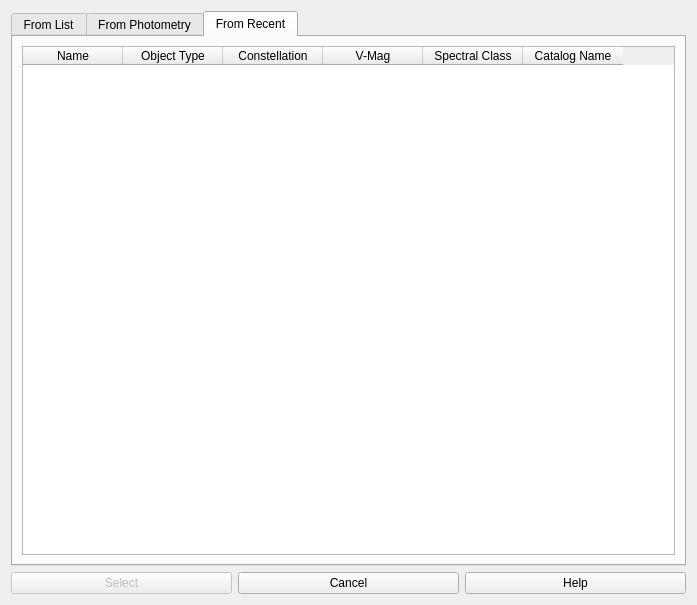
<?xml version="1.0" encoding="UTF-8"?>
<ui version="4.0">
 <class>Dialog</class>
 <widget class="QDialog" name="Dialog">
  <property name="windowModality">
   <enum>Qt::WindowModal</enum>
  </property>
  <property name="geometry">
   <rect>
    <x>0</x>
    <y>0</y>
    <width>697</width>
    <height>605</height>
   </rect>
  </property>
  <property name="windowTitle">
   <string>Dialog</string>
  </property>
  <property name="windowIcon">
   <iconset resource="../VSOP.qrc">
    <normaloff>:/images/BtnPhotometry.bmp</normaloff>:/images/BtnPhotometry.bmp</iconset>
  </property>
  <property name="locale">
   <locale language="English" country="Australia"/>
  </property>
  <property name="modal">
   <bool>true</bool>
  </property>
  <layout class="QGridLayout" name="gridLayout">
   <item row="0" column="0" colspan="3">
    <widget class="QTabWidget" name="tabWidget">
     <property name="currentIndex">
      <number>2</number>
     </property>
     <widget class="QWidget" name="LIST">
      <attribute name="title">
       <string>From List</string>
      </attribute>
      <layout class="QGridLayout" name="gridLayout_2">
       <item row="0" column="0" rowspan="3" colspan="2">
        <widget class="QGroupBox" name="groupStarType">
         <property name="sizePolicy">
          <sizepolicy hsizetype="Fixed" vsizetype="Preferred">
           <horstretch>0</horstretch>
           <verstretch>0</verstretch>
          </sizepolicy>
         </property>
         <property name="title">
          <string>Photometry Standards/Variables</string>
         </property>
         <property name="checkable">
          <bool>true</bool>
         </property>
         <layout class="QGridLayout" name="gridLayout_3">
          <item row="1" column="0">
           <widget class="QRadioButton" name="radioPrimary">
            <property name="sizePolicy">
             <sizepolicy hsizetype="Fixed" vsizetype="Fixed">
              <horstretch>0</horstretch>
              <verstretch>0</verstretch>
             </sizepolicy>
            </property>
            <property name="text">
             <string>Primary Standard</string>
            </property>
            <property name="checked">
             <bool>true</bool>
            </property>
           </widget>
          </item>
          <item row="3" column="0">
           <widget class="QRadioButton" name="radioCousins">
            <property name="text">
             <string>Cousins Standard</string>
            </property>
           </widget>
          </item>
          <item row="1" column="1">
           <widget class="QRadioButton" name="radioLandolt">
            <property name="sizePolicy">
             <sizepolicy hsizetype="Fixed" vsizetype="Fixed">
              <horstretch>0</horstretch>
              <verstretch>0</verstretch>
             </sizepolicy>
            </property>
            <property name="text">
             <string>Landolt Standard</string>
            </property>
           </widget>
          </item>
          <item row="2" column="1">
           <widget class="QRadioButton" name="radioAAVSO">
            <property name="text">
             <string>AAVSO Standard</string>
            </property>
           </widget>
          </item>
          <item row="3" column="1">
           <widget class="QRadioButton" name="radioVariable">
            <property name="text">
             <string>Variable</string>
            </property>
           </widget>
          </item>
          <item row="2" column="0">
           <widget class="QRadioButton" name="radioJohnson">
            <property name="text">
             <string>Johnson Standard</string>
            </property>
           </widget>
          </item>
         </layout>
        </widget>
       </item>
       <item row="2" column="3">
        <widget class="QComboBox" name="comboConstellation"/>
       </item>
       <item row="0" column="3">
        <widget class="QComboBox" name="comboObjectType">
         <property name="insertPolicy">
          <enum>QComboBox::InsertAlphabetically</enum>
         </property>
        </widget>
       </item>
       <item row="1" column="3">
        <widget class="QComboBox" name="comboSpectralClass"/>
       </item>
       <item row="3" column="2">
        <widget class="QCheckBox" name="checkMultiple">
         <property name="sizePolicy">
          <sizepolicy hsizetype="Maximum" vsizetype="Fixed">
           <horstretch>0</horstretch>
           <verstretch>0</verstretch>
          </sizepolicy>
         </property>
         <property name="text">
          <string>Multiple</string>
         </property>
        </widget>
       </item>
       <item row="3" column="3">
        <widget class="QCheckBox" name="checkExoPlanets">
         <property name="text">
          <string>ExoPlanets</string>
         </property>
        </widget>
       </item>
       <item row="4" column="3">
        <widget class="QComboBox" name="comboCatalog">
         <property name="insertPolicy">
          <enum>QComboBox::InsertAlphabetically</enum>
         </property>
        </widget>
       </item>
       <item row="3" column="0">
        <widget class="QLabel" name="label_5">
         <property name="sizePolicy">
          <sizepolicy hsizetype="Fixed" vsizetype="Preferred">
           <horstretch>0</horstretch>
           <verstretch>0</verstretch>
          </sizepolicy>
         </property>
         <property name="text">
          <string>Object Name</string>
         </property>
        </widget>
       </item>
       <item row="4" column="0" colspan="2">
        <widget class="QPushButton" name="btnSearch">
         <property name="sizePolicy">
          <sizepolicy hsizetype="Maximum" vsizetype="Fixed">
           <horstretch>0</horstretch>
           <verstretch>0</verstretch>
          </sizepolicy>
         </property>
         <property name="text">
          <string>Search</string>
         </property>
        </widget>
       </item>
       <item row="3" column="1">
        <widget class="QLineEdit" name="editObjectName">
         <property name="sizePolicy">
          <sizepolicy hsizetype="Maximum" vsizetype="Fixed">
           <horstretch>0</horstretch>
           <verstretch>0</verstretch>
          </sizepolicy>
         </property>
         <property name="inputMask">
          <string/>
         </property>
         <property name="maxLength">
          <number>30</number>
         </property>
        </widget>
       </item>
       <item row="0" column="2">
        <widget class="QCheckBox" name="checkObjectType">
         <property name="sizePolicy">
          <sizepolicy hsizetype="Maximum" vsizetype="Fixed">
           <horstretch>0</horstretch>
           <verstretch>0</verstretch>
          </sizepolicy>
         </property>
         <property name="text">
          <string>Object Type</string>
         </property>
        </widget>
       </item>
       <item row="1" column="2">
        <widget class="QCheckBox" name="checkSpectralClass">
         <property name="sizePolicy">
          <sizepolicy hsizetype="Maximum" vsizetype="Fixed">
           <horstretch>0</horstretch>
           <verstretch>0</verstretch>
          </sizepolicy>
         </property>
         <property name="text">
          <string>Spectral Class</string>
         </property>
        </widget>
       </item>
       <item row="2" column="2">
        <widget class="QCheckBox" name="checkConstellation">
         <property name="sizePolicy">
          <sizepolicy hsizetype="Maximum" vsizetype="Fixed">
           <horstretch>0</horstretch>
           <verstretch>0</verstretch>
          </sizepolicy>
         </property>
         <property name="text">
          <string>Constellation</string>
         </property>
        </widget>
       </item>
       <item row="4" column="2">
        <widget class="QCheckBox" name="checkCatalog">
         <property name="sizePolicy">
          <sizepolicy hsizetype="Maximum" vsizetype="Fixed">
           <horstretch>0</horstretch>
           <verstretch>0</verstretch>
          </sizepolicy>
         </property>
         <property name="text">
          <string>Catalog/Source</string>
         </property>
        </widget>
       </item>
       <item row="5" column="0" colspan="4">
        <widget class="QTableWidget" name="tableObjects">
         <property name="enabled">
          <bool>true</bool>
         </property>
         <property name="sizePolicy">
          <sizepolicy hsizetype="Expanding" vsizetype="Minimum">
           <horstretch>0</horstretch>
           <verstretch>0</verstretch>
          </sizepolicy>
         </property>
         <property name="alternatingRowColors">
          <bool>true</bool>
         </property>
         <property name="selectionMode">
          <enum>QAbstractItemView::SingleSelection</enum>
         </property>
         <property name="selectionBehavior">
          <enum>QAbstractItemView::SelectRows</enum>
         </property>
         <column>
          <property name="text">
           <string>Name</string>
          </property>
         </column>
         <column>
          <property name="text">
           <string>Object Type</string>
          </property>
         </column>
         <column>
          <property name="text">
           <string>Constellation</string>
          </property>
         </column>
         <column>
          <property name="text">
           <string>V-Mag</string>
          </property>
         </column>
         <column>
          <property name="text">
           <string>Spectral Class</string>
          </property>
         </column>
         <column>
          <property name="text">
           <string>Catalog Name</string>
          </property>
         </column>
        </widget>
       </item>
       <item row="6" column="0" colspan="4">
        <widget class="QTextBrowser" name="textBrowser">
         <property name="enabled">
          <bool>false</bool>
         </property>
         <property name="sizePolicy">
          <sizepolicy hsizetype="Expanding" vsizetype="Ignored">
           <horstretch>0</horstretch>
           <verstretch>0</verstretch>
          </sizepolicy>
         </property>
         <property name="maximumSize">
          <size>
           <width>16777215</width>
           <height>100</height>
          </size>
         </property>
         <property name="cursor" stdset="0">
          <cursorShape>IBeamCursor</cursorShape>
         </property>
         <property name="locale">
          <locale language="English" country="Australia"/>
         </property>
         <property name="lineWrapMode">
          <enum>QTextEdit::WidgetWidth</enum>
         </property>
         <property name="html">
          <string>&lt;!DOCTYPE HTML PUBLIC &quot;-//W3C//DTD HTML 4.0//EN&quot; &quot;http://www.w3.org/TR/REC-html40/strict.dtd&quot;&gt;
&lt;html&gt;&lt;head&gt;&lt;meta name=&quot;qrichtext&quot; content=&quot;1&quot; /&gt;&lt;style type=&quot;text/css&quot;&gt;
p, li { white-space: pre-wrap; }
&lt;/style&gt;&lt;/head&gt;&lt;body style=&quot; font-family:'MS Shell Dlg 2'; font-size:8.25pt; font-weight:400; font-style:normal;&quot;&gt;
&lt;p style=&quot; margin-top:0px; margin-bottom:0px; margin-left:0px; margin-right:0px; -qt-block-indent:0; text-indent:0px;&quot;&gt;&lt;span style=&quot; font-size:8pt; font-weight:600;&quot;&gt;Note: 	&lt;/span&gt;&lt;/p&gt;
&lt;p style=&quot; margin-top:0px; margin-bottom:0px; margin-left:0px; margin-right:0px; -qt-block-indent:0; text-indent:0px;&quot;&gt;&lt;span style=&quot; font-size:8pt; font-weight:600; color:#ff0000;&quot;&gt;1) Due to the number of objects in the ATID database, the list will limit to 100 items. If the object that you are looking for cannot be found in the initial 100 items, then it is suggested the search terms are made more specific.&lt;/span&gt;&lt;/p&gt;
&lt;p style=&quot; margin-top:0px; margin-bottom:0px; margin-left:0px; margin-right:0px; -qt-block-indent:0; text-indent:0px;&quot;&gt;&lt;span style=&quot; font-size:8pt; font-weight:600; color:#0000ff;&quot;&gt;2) Use the &amp;quot;%&amp;quot; symbol as a wildcard in the &amp;quot;Object Name&amp;quot; field.&lt;/span&gt;&lt;/p&gt;&lt;/body&gt;&lt;/html&gt;</string>
         </property>
         <property name="acceptRichText">
          <bool>true</bool>
         </property>
         <property name="textInteractionFlags">
          <set>Qt::LinksAccessibleByKeyboard|Qt::LinksAccessibleByMouse</set>
         </property>
        </widget>
       </item>
      </layout>
     </widget>
     <widget class="QWidget" name="PHOTOMETRY">
      <attribute name="title">
       <string>From Photometry</string>
      </attribute>
      <layout class="QGridLayout" name="gridLayout_5">
       <item row="0" column="0">
        <widget class="QLabel" name="label_6">
         <property name="text">
          <string>Photometry Program</string>
         </property>
        </widget>
       </item>
       <item row="0" column="1">
        <widget class="QComboBox" name="comboPhotometry"/>
       </item>
       <item row="1" column="0" colspan="2">
        <widget class="QTableWidget" name="tablePhotometryObjects">
         <property name="alternatingRowColors">
          <bool>true</bool>
         </property>
         <property name="selectionMode">
          <enum>QAbstractItemView::SingleSelection</enum>
         </property>
         <property name="selectionBehavior">
          <enum>QAbstractItemView::SelectRows</enum>
         </property>
         <column>
          <property name="text">
           <string>Name</string>
          </property>
         </column>
         <column>
          <property name="text">
           <string>Object Type</string>
          </property>
         </column>
         <column>
          <property name="text">
           <string>Constellation</string>
          </property>
         </column>
         <column>
          <property name="text">
           <string>V-Mag</string>
          </property>
         </column>
         <column>
          <property name="text">
           <string>Spectral Class</string>
          </property>
         </column>
         <column>
          <property name="text">
           <string>Catalog Name</string>
          </property>
         </column>
        </widget>
       </item>
      </layout>
     </widget>
     <widget class="QWidget" name="tab_2">
      <attribute name="title">
       <string>From Recent</string>
      </attribute>
      <layout class="QGridLayout" name="gridLayout_4">
       <item row="0" column="0">
        <widget class="QTableWidget" name="tableRecentObjects">
         <property name="selectionMode">
          <enum>QAbstractItemView::SingleSelection</enum>
         </property>
         <property name="selectionBehavior">
          <enum>QAbstractItemView::SelectRows</enum>
         </property>
         <column>
          <property name="text">
           <string>Name</string>
          </property>
         </column>
         <column>
          <property name="text">
           <string>Object Type</string>
          </property>
         </column>
         <column>
          <property name="text">
           <string>Constellation</string>
          </property>
         </column>
         <column>
          <property name="text">
           <string>V-Mag</string>
          </property>
         </column>
         <column>
          <property name="text">
           <string>Spectral Class</string>
          </property>
         </column>
         <column>
          <property name="text">
           <string>Catalog Name</string>
          </property>
         </column>
        </widget>
       </item>
      </layout>
     </widget>
    </widget>
   </item>
   <item row="1" column="0">
    <widget class="QPushButton" name="buttonSelect">
     <property name="enabled">
      <bool>false</bool>
     </property>
     <property name="text">
      <string>Select</string>
     </property>
    </widget>
   </item>
   <item row="1" column="1">
    <widget class="QPushButton" name="buttonCancel">
     <property name="text">
      <string>Cancel</string>
     </property>
    </widget>
   </item>
   <item row="1" column="2">
    <widget class="QPushButton" name="buttonHelp">
     <property name="text">
      <string>Help</string>
     </property>
    </widget>
   </item>
  </layout>
 </widget>
 <resources>
  <include location="../VSOP.qrc"/>
 </resources>
 <connections/>
</ui>
